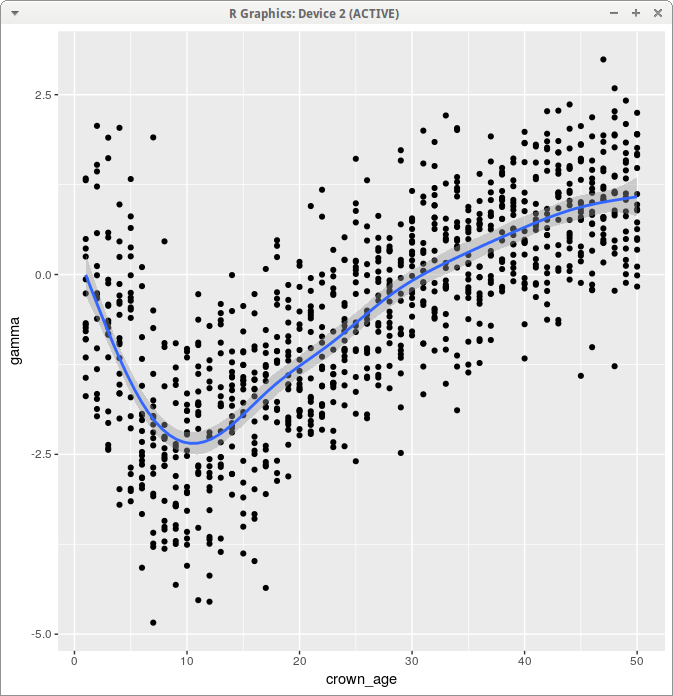

The R source for this figure:
set.seed(43)
crown_age <- 10
mu <- 0.1
lambda <- 10.0 * mu # As Liow et al
k <- 20

# Crown ages
ts <- seq(1,50,1.0)

n_trees_per_crown_age <- 20

df <- data.frame(
  crown_age = rep(ts, each = n_trees_per_crown_age),
  gamma = rep(NA, length(ts) * n_trees_per_crown_age)
)

for (row in seq(1, nrow(df)))
{
  crown_age <- df$crown_age[row]
  p <- DDD::dd_sim(c(lambda, mu, k),crown_age)$tes
  df$gamma[row] <- ape::gammaStat(p)
}

ggplot2::ggplot(
  data = df,
  ggplot2::aes(x = crown_age, y = gamma)
) + ggplot2::geom_point() + ggplot2::geom_smooth()
